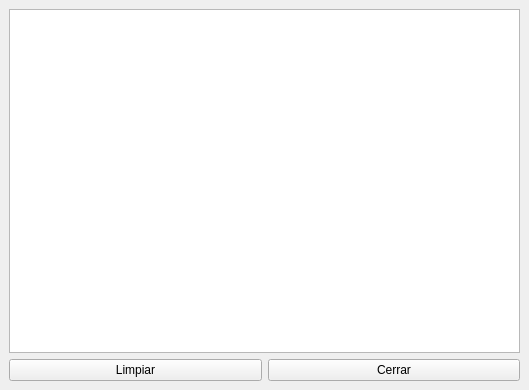
<?xml version="1.0" encoding="UTF-8"?>
<ui version="4.0">
    <class>MainWindow</class>
    <widget class="QMainWindow" name="MainWindow">
        <property name="geometry">
            <rect>
                <x>0</x>
                <y>0</y>
                <width>529</width>
                <height>390</height>
            </rect>
        </property>
        <property name="windowTitle">
            <string>Ejemplo de formulario</string>
        </property>
        <widget class="QWidget" name="centralwidget">
            <layout class="QVBoxLayout" name="verticalLayout_2">
                <item>
                    <widget class="QTextEdit" name="textEdit" />
                </item>
                <item>
                    <layout class="QHBoxLayout" name="horizontalLayout">
                        <item>
                            <widget class="QPushButton" name="limpiar_boton">
                                <property name="text">
                                    <string>Limpiar</string>
                                </property>
                            </widget>
                        </item>
                        <item>
                            <widget class="QPushButton" name="cerrar_boton">
                                <property name="text">
                                    <string>Cerrar</string>
                                </property>
                            </widget>
                        </item>
                    </layout>
                </item>
            </layout>
        </widget>
    </widget>
    <tabstops>
        <tabstop>textEdit</tabstop>
        <tabstop>limpiar_boton</tabstop>
        <tabstop>cerrar_boton</tabstop>
    </tabstops>
    <resources />
    <connections>
        <connection>
            <sender>limpiar_boton</sender>
            <signal>clicked()</signal>
            <receiver>textEdit</receiver>
            <slot>clear()</slot>
            <hints>
                <hint type="sourcelabel">
                    <x>119</x>
                    <y>364</y>
                </hint>
                <hint type="destinationlabel">
                    <x>139</x>
                    <y>266</y>
                </hint>
            </hints>
        </connection>
        <connection>
            <sender>cerrar_boton</sender>
            <signal>clicked()</signal>
            <receiver>MainWindow</receiver>
            <slot>close()</slot>
            <hints>
                <hint type="sourcelabel">
                    <x>411</x>
                    <y>370</y>
                </hint>
                <hint type="destinationlabel">
                    <x>522</x>
                    <y>368</y>
                </hint>
            </hints>
        </connection>
    </connections>
    <slots>
        <slot>mostrar_mensaje()</slot>
    </slots>
</ui>
